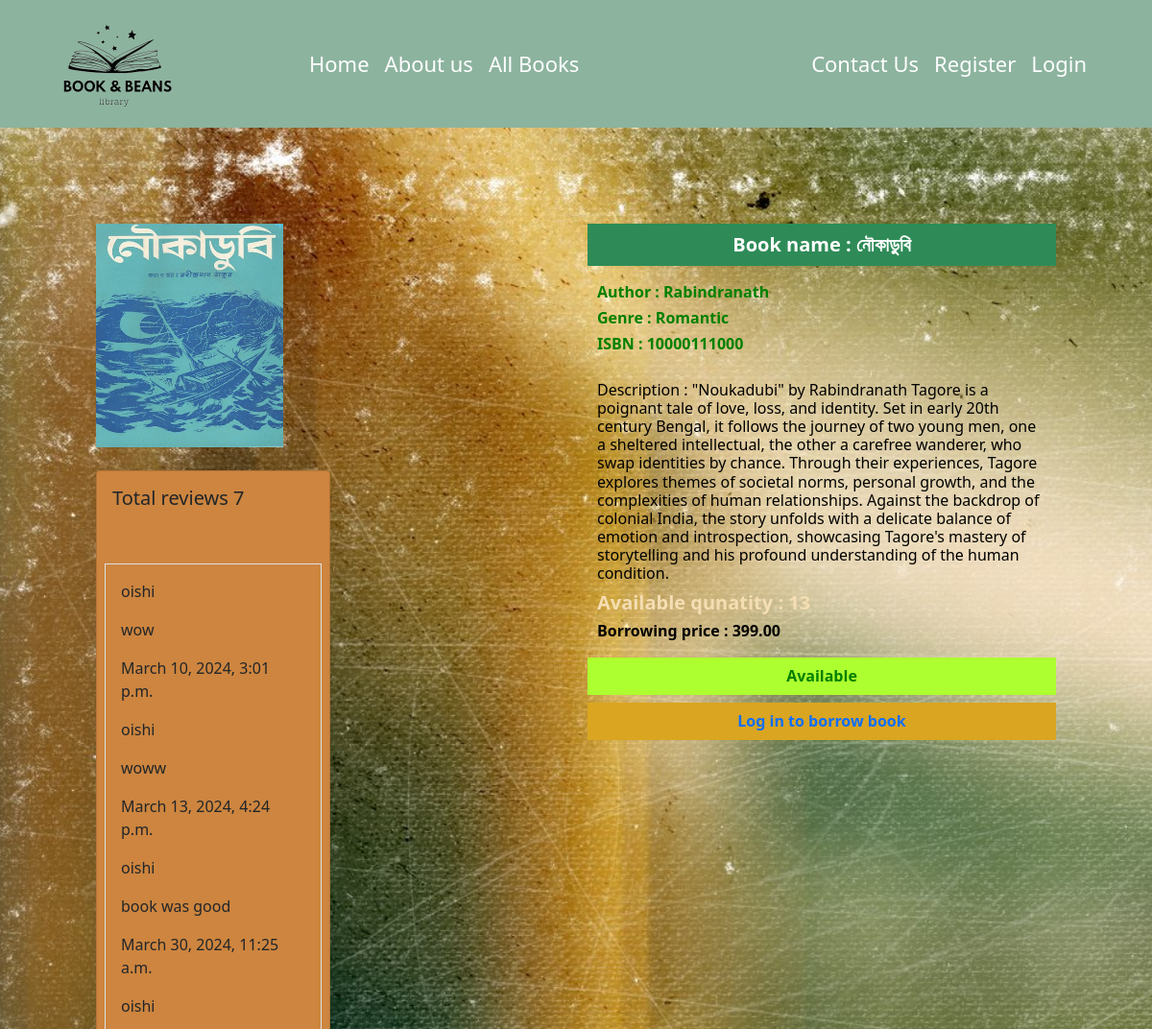
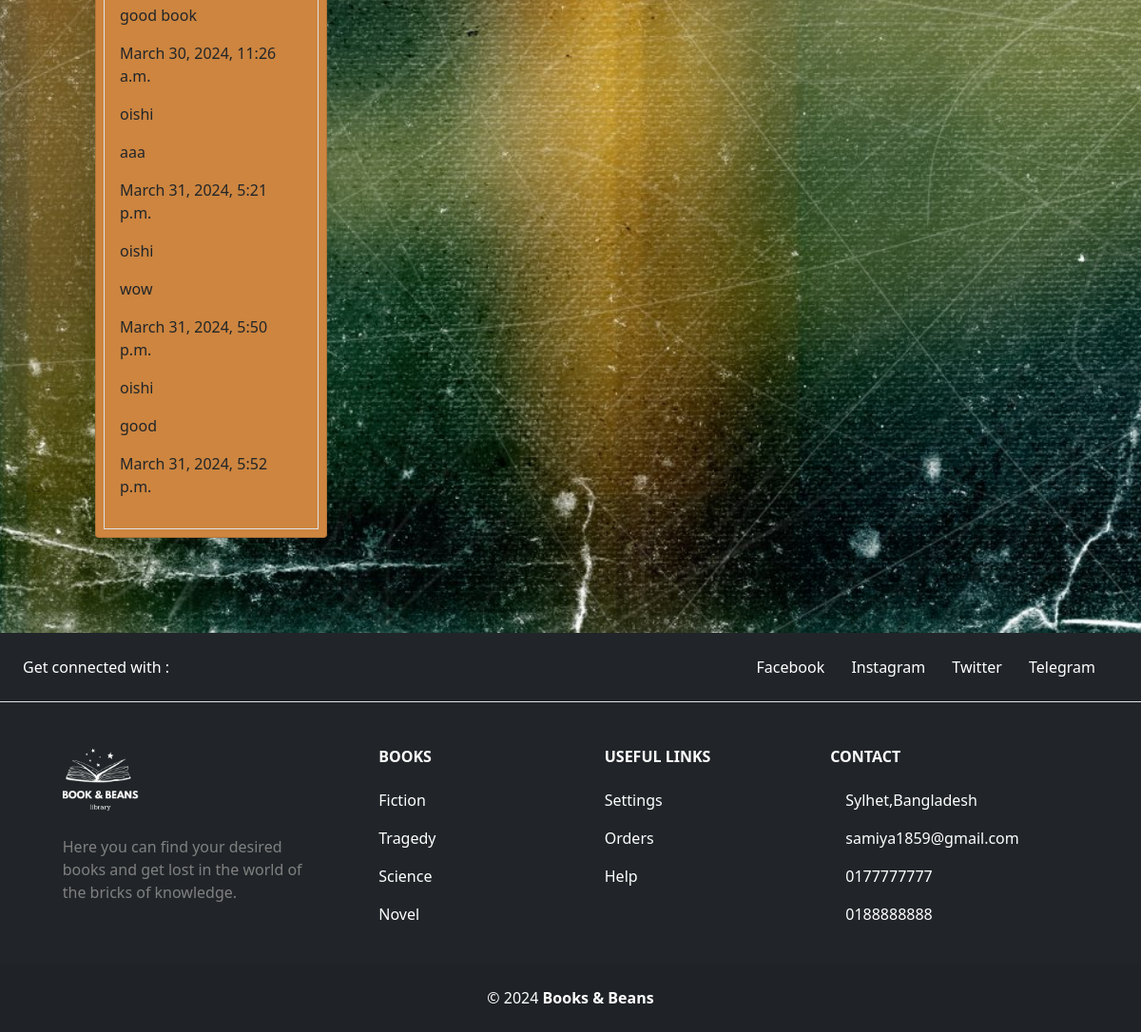
Screenshot of /book/details/1/ with the database file from the repository (2 pictures, top to bottom).
### books/models.py (models this page shows, shortened)
class Book(models.Model):
    title = models.CharField(max_length=100)
    author = models.ForeignKey(Author,on_delete=models.CASCADE)
    description = models.TextField()
    image = models.ImageField(upload_to='book/media/')
    borrowing_price = models.DecimalField(max_digits=10,decimal_places=2)
    genre = models.ForeignKey(Genre,on_delete=models.CASCADE)
    isbn = models.CharField(max_length=13)
    Publication_date = models.DateTimeField()
    quantity = models.IntegerField()
    is_borrowed = models.BooleanField(default=False,null=True,blank=True)
    availability_status = models.BooleanField(default=True)
    is_returned = models.BooleanField(default=False,null=True,blank=True)

class Review(models.Model):
    book = models.ForeignKey(Book,on_delete=models.CASCADE,related_name='reviews')
    name = models.CharField(max_length=20)
    review = models.TextField()
    reviewDate = models.DateTimeField(auto_now_add=True)

class Author(models.Model):
    name = models.CharField(max_length=30,null=True,blank=True)

class Genre(models.Model):
    genre = models.CharField(max_length=20)
    slug = models.SlugField(max_length=20,unique=True,null=True,blank=True)
    def __str__(self):
        return self.genre

### books/views.py (the view, shortened to what this page needs)
# urls.py: path('details/<int:id>/', Comment_views.as_view(), name='book_details'),
class Comment_views(DetailView):
    model = Book
    pk_url_kwarg = 'id'
    template_name = 'book_details.html'
    def get_context_data(self, **kwargs):
        context = super().get_context_data(**kwargs)
        book = self.object
        reviews = book.reviews.all()
        context['reviews']=reviews
        return context

### books/templates/book_details.html (shortened to what this page needs)
{% extends "navbar.html" %}
{% load static %}
{% load crispy_forms_tags %}
{% block content %}
<div class="">
    <div class="row " style="padding: 100px; background-image: url('{% static "bg10.jpg" %}'); background-size: cover;
    background-repeat: no-repeat; ">
        <div class="col-md-6">
            <img src="{{ object.image.url }}" alt="Book Image" style="box-shadow: white;width: 40%;"> <br><br>
        <div class="">
            <div class="card d-flex w-50" style="background-color: peru;">
                <h5 class="p-3 ">Total reviews {{reviews | length}}</h5><br>
                <div class="card-body border m-2">
                  {% for review in reviews %}
                  <p>{{review.name}}</p>
                  <p>{{review.review}}</p>
                  <p>{{review.reviewDate}}</p>
                  {% endfor %}
                </div>
            </div>
        </div>
        </div>
        <div class="col-md-6 text-white">
            <h5 style="background-color: seagreen;padding: 10px;text-align: center;font-weight: bold;">Book name : {{object.title}}</h5>
            <div style="padding: 10px;color: green; ">
                <h6 style="font-weight: bold;">Author : {{object.author.name}}</h6>
                <h6 style="font-weight: bold;">Genre : {{object.genre}}</h6>
                <h6 style="font-weight: bold;">ISBN : {{object.isbn}}</h6>
            </div>
            <div class="" style="border: 2px; border-color:black; padding: 10px;color: black;">
            <h6>Description : {{object.description}}</h6>
            <h5 style="color: wheat;font-weight: bolder;">Available qunatity : {{object.quantity}}</h5>
            <h6 style="color: black;font-weight: bold;">Borrowing price : {{object.borrowing_price}}</h6>
            </div>
            {% if object.quantity > 0 and object.availability_status %}
            <h6 style="background-color: greenyellow;padding: 10px;text-align: center;color: green;font-weight: bold;">Available</h6>
            {% if request.user.is_authenticated %}
            <a class="btn btn-warning" href="{% url "borrow" book_id=object.id %}" style="text-align: center;font-weight: bold;">Borrow Now!</a>
            {% else %}
            <h6 style="background-color: goldenrod;padding: 10px;text-align: center;color: brown;font-weight: bold;"><a  href="{% url "login" %}" style="text-decoration: none;">Log in to borrow book</a> </h6>
            {% endif %}
            {% else %}
            <a class="btn btn-warning" href="{% url "add_to_wishlist" id=object.id %}" style="text-align: center;">Add to Wishlist</a>
            {% endif %}
        </div>
        </div>
</div>
{% include "footer.html" %}
{% endblock content %}

### rows the page displays
Book: image (picture), title "নৌকাডুবি", author.name "Rabindranath", genre "Romantic", isbn "10000111000", description "\"Noukadubi\" by Rabindranath Tagore is a poignant tale of love, loss, and identity. Set in early 20th century Bengal, it follows the journey of two young men, one a sheltered intellectual, the other a carefree wanderer, who swap identities by chance. Through their experiences, Tagore explores themes of societal norms, personal growth, and the complexities of human relationships. Against the backdrop of colonial India, the story unfolds with a delicate balance of emotion and introspection, showcasing Tagore's mastery of storytelling and his profound understanding of the human condition.", quantity "13", borrowing_price "399.00"
Review: name "oishi", review "wow", reviewDate "March 10, 2024, 3:01 p.m."
Review: name "oishi", review "woww", reviewDate "March 13, 2024, 4:24 p.m."
Review: name "oishi", review "book was good", reviewDate "March 30, 2024, 11:25 a.m."
Review: name "oishi", review "good book", reviewDate "March 30, 2024, 11:26 a.m."
Review: name "oishi", review "aaa", reviewDate "March 31, 2024, 5:21 p.m."
Review: name "oishi", review "wow", reviewDate "March 31, 2024, 5:50 p.m."
Review: name "oishi", review "good", reviewDate "March 31, 2024, 5:52 p.m."

### other values shown
{{ reviews | length }} "7"
